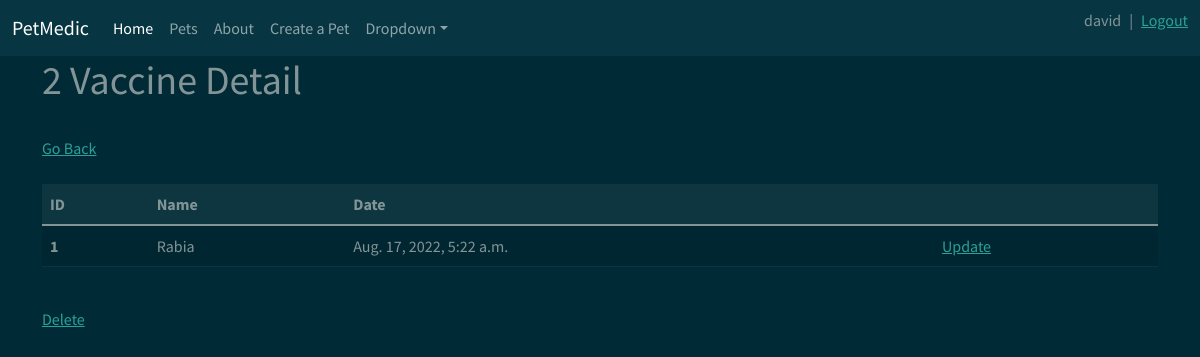
The page /pet/2/vaccine/1/ (signed in) on the database its author committed.
### vaccine/models.py (models this page shows, shortened)
class Vaccine(models.Model):
    pet_id = models.ForeignKey(
        Pet,
        on_delete=models.CASCADE,
        null=True,
        blank=True,
    )
    id = models.AutoField(primary_key=True)
    name = models.CharField(max_length=100)
    updated = models.DateTimeField(auto_now=True)  # hace referencia de cuando de actualiza  (todo el tiempo)
    created = models.DateTimeField(auto_now_add=True)  # hace referencia a cuando se creo la mascota (una vez)

### vaccine/views.py (the view)
# urls.py: path('pet/<int:id_pet>/vaccine/<int:id_vac>/', VaccineDetail.as_view(), name='vaccine_detail'),
class VaccineDetail(LoginRequiredMixin, DetailView):
    model = Vaccine
    context_object_name = 'vaccines'
    template_name = 'vaccine/vaccine_detail.html'
    pk_url_kwarg = "id_vac"
    def get_context_data(self, *, object_list=None, **kwargs):
        context = super().get_context_data(**kwargs)
        context['id_pet'] = self.kwargs['id_pet']
        return context

### vaccine/templates/vaccine/vaccine_detail.html (shortened to what this page needs)
{% extends 'main.html'%}
{% block content %}
<h1> {{id_pet}}  Vaccine Detail </h1>
<br>
<a href="{% url 'vaccine_list' id_pet %}"> Go Back</a>
<br>
<br>
<div>
        <table class="table table-hover">
          <thead>
            <tr>
                <th scope="col">ID</th>
                <th scope="col">Name</th>
                <th scope="col">Date</th>
                <th scope="col"></th>
            </tr>
          </thead>
          <tbody>
            <tr class="table-active">
                <th scope="row">{{vaccines.id}}</th>
                <td>{{vaccines.name}}</td>
                <td>{{vaccines.created}}</td>
                <td><a href="{% url 'vaccine_update' id_pet vaccines.id %}">Update</a> </td>
            </tr>
        </table>
    <br>
        <a href="{% url 'vaccine_delete' id_pet vaccines.id %}">Delete</a>
</div>
{% endblock %}

### templates/navbar.html (shortened to what this page needs)
<link rel="stylesheet"
      type="text/css"
      href="{% static 'css/bootstrap.min.css' %}">
<nav class="navbar navbar-expand-lg navbar-dark bg-dark">
    <div class="container-fluid">
        <a class="navbar-brand" href="/">PetMedic</a>
        <div class="collapse navbar-collapse" id="navbarColor02">
            <ul class="navbar-nav me-auto">
                <li class="nav-item">
                    <a class="nav-link active" href="">Home
                    </a>
                </li>
                <li class="nav-item">
                    <a class="nav-link" href="{% url 'pet_list' %}">Pets</a>
                </li>
                <li class="nav-item">
                    <a class="nav-link" href="#">About</a>
                </li>
                <li class="nav-item">
                    <a class="nav-link" href="">Create a Pet</a>
                </li>
                <li class="nav-item dropdown">
                    <a class="nav-link dropdown-toggle" data-bs-toggle="dropdown" href="#" role="button"
                       aria-haspopup="true" aria-expanded="false">Dropdown</a>
                </li>
            </ul>
            <div class="d-flex">
                {% if request.user.is_authenticated %}
                <p style=" margin-right: 0.5em; ">
                    {{request.user}}
                </p>
                |
                <a style=" margin-left: 0.5em; " href="{% url 'logout' %}">Logout</a>
                {% else %}
                <a style=" margin-left: 0.5em; " href="{% url 'login' %}">Login</a>
                {% endif %}
            </div>
        </div>
    </div>
</nav>

### rows shown on the page
Vaccine: id "1", name "Rabia", created "Aug. 17, 2022, 5:22 a.m."

### other values the page prints
{{ request.user }} "david"
{{ id_pet }} "2"
